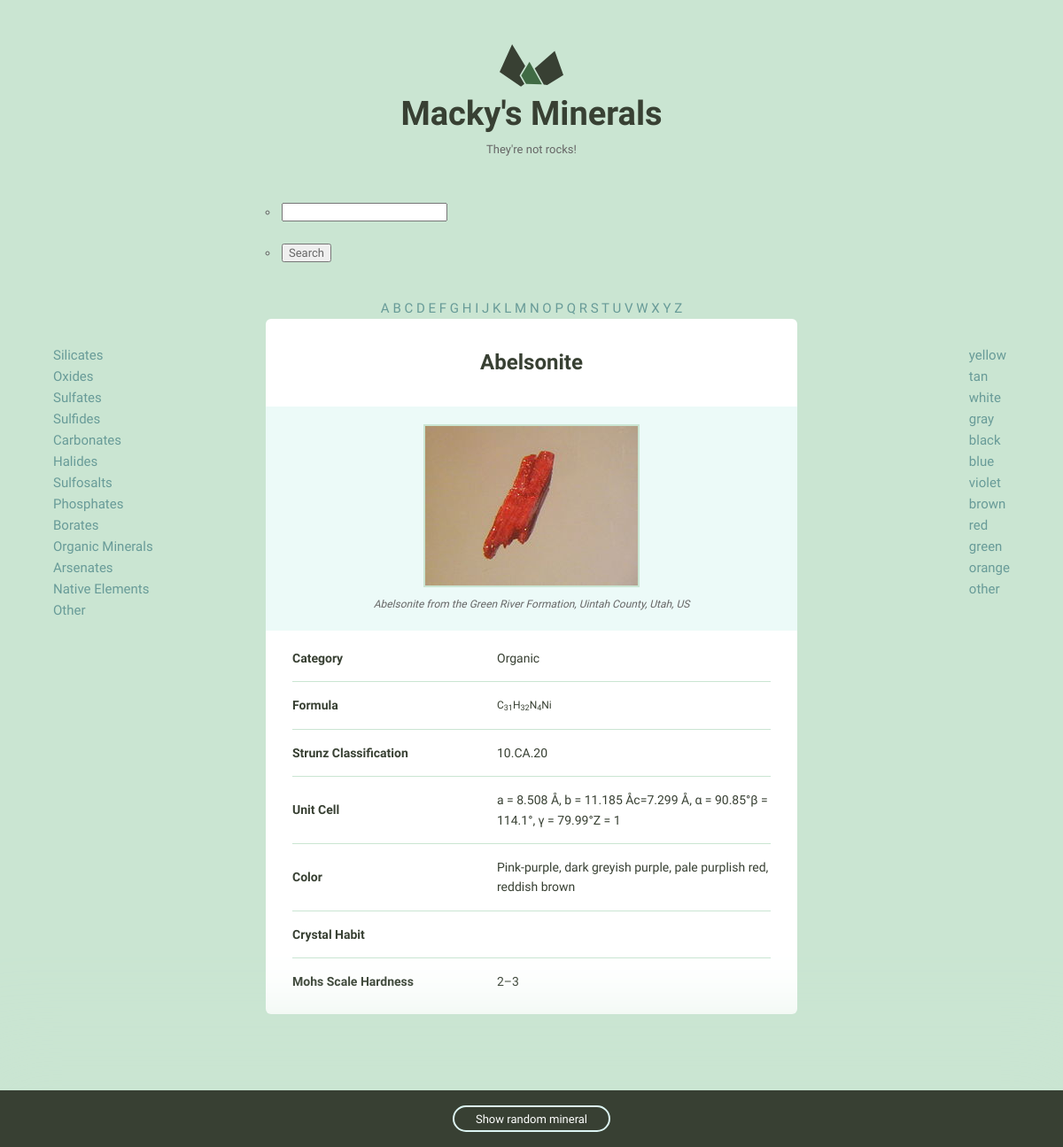
Page /detail/1/ on the committed database.
### minerals/models.py (models this page shows)
class Minerals(models.Model):
	name = models.CharField(default="", max_length=255)
	image_filename = models.CharField(default="", max_length=255)
	image_caption = models.CharField(default="", max_length=255)
	category = models.CharField(default="", max_length=255)
	formula = models.CharField(default="", max_length=255)
	strunz_classification = models.CharField(default="", max_length=255)
	crystal_system = models.CharField(default="", max_length=255)
	unit_cell = models.CharField(default="", max_length=255)
	color = models.CharField(default="", max_length=255)
	crystal_symmetry = models.CharField(default="", max_length=255)
	cleavage = models.CharField(default="", max_length=255)
	mohs_scale_hardness = models.CharField(default="", max_length=255)
	luster = models.CharField(default="", max_length=255)
	streak = models.CharField(default="", max_length=255)
	diaphaneity = models.CharField(default="", max_length=255)
	optical_properties = models.CharField(default="", max_length=255)
	group = models.CharField(default="", max_length=255)
	refractive_index = models.CharField(default="", max_length=255)
	crystal_habit = models.CharField(default="", max_length=255)
	specific_gravity = models.CharField(default="", max_length=255)
	def __str__(self):
		return 'Minerals - ' + self.name

### minerals/views.py (the view)
# urls.py: path('detail/<int:id>/', views.detail, name="detail"),
def detail(request, id):
    mineral = Minerals.objects.get(id=id)
    print("This is the mineral- {}".format(mineral))
    return render(request, 'detail.html', {'mineral': mineral})

### minerals/templatetags/clickables.py (called while the page is built)
@register.inclusion_tag('groups_clickables.html')
def groups_list(clickable=None):
    groups = ['Silicates', 'Oxides', 'Sulfates', 'Sulfides', 'Carbonates', 'Halides']
    groups += ['Sulfosalts', 'Phosphates', 'Borates', 'Organic Minerals', 'Arsenates']
    groups +=  ['Native Elements', 'Other']
    return {'groups': groups, 'clickable':clickable }

@register.inclusion_tag('colors_clickables.html')
def colors_list(clickable_C=None):
    colors = ["yellow", 'tan', 'white', 'gray', 'black', 'blue', 'violet']
    colors += ['brown', 'red', 'green', 'orange', 'other']
    return {'colors': colors, 'clickable_C': clickable_C }

@register.inclusion_tag('letters_clickables.html')
def letters_list(clickable_L=None):
    letters = 'ABCDEFGHIJKLMNOPQRSTUVWXYZ'
    return {'letters': letters, 'clickable_L': clickable_L }

@register.inclusion_tag('random_num.html')
def random_number():
    all_minerals = Minerals.objects.all()
    random_total = len(all_minerals)
    random_num = random.randint(1, random_total)
    return {'random_num': random_num}

### minerals/templates/detail.html
{% extends 'layout.html' %}
{% load clickables %}
{% load static %}
{% block body %}
    <div class="grid-100 mineral__container">
      <h1 class="mineral__name">{{ mineral.name }}</h1>
      <div class="mineral__image-bg">
        {% with 'images/'|add:mineral.name|add:'.jpg' as image_static %}
        <img class="mineral__image" src="{% static image_static %}">
        {% endwith %}
        <p class="mineral__caption">{{ mineral.image_caption }}</p>
      </div>
      <div class="mineral__table-container">
        <table class="mineral__table">
          <tr>
            <td class="mineral__category">Category</td>
            <td>{{ mineral.category }}</td>
          </tr>
          <tr>
            <td class="mineral__category">Formula</td>
            <td class="mineral__formula">{{ mineral.formula|safe }}</td>
          </tr>
          <tr>
            <td class="mineral__category">Strunz Classification</td>
            <td>{{ mineral.strunz_classification }}</td>
          </tr>
          <tr>
            <td class="mineral__category">Unit Cell</td>
            <td>{{ mineral.unit_cell }}</td>
          </tr>
          <tr>
            <td class="mineral__category">Color</td>
            <td>{{ mineral.color }}</td>
          </tr>
          <tr>
            <td class="mineral__category">Crystal Habit</td>
            <td>{{ mineral.crystal_habit }}</td>
          </tr>
          <tr>
            <td class="mineral__category">Mohs Scale Hardness</td>
            <td>{{ mineral.mohs_scale_hardness }}</td>
          </tr>
        </table>
      </div>
    </div>
  </div>
  <div class="minerals__random">
    {% random_number %}
  </div>
{% endblock %}

### minerals/templates/layout.html (shortened to what this page needs)
{% load staticfiles %}
{% load clickables %}
<!DOCTYPE html>
<html lang="en">
<head>
  <link rel="stylesheet" href="{% static 'css/global.css' %}">
</head>
<body>
	<section id='colors' >
		{% if clickable_C %}
    		{% colors_list clickable_C %}
    	{% else %}
    		{% colors_list %}
    	{% endif %}
    </section>
    <section id='groups' >
    	{% if clickable %}
			{% groups_list clickable %}
		{% else %}
			{% groups_list %}
		{% endif %}
	</section>
<div class="bounds bounds--small">
    <div class="grid-100">
      <a href="index.html">
       <a href="{% url 'minerals:home' %}">
        <h1 class="logo__name text-centered">Macky's Minerals</h1>
      </a>
      <p class="logo__text text-centered">They're not rocks!</p>
    </div>
    <section class="top-bar-right">
    	<form action="{% url 'minerals:search' %}" method="GET">
    		<ul class="menu">
    			<li><input type="search" name="q"></li>
    			<li><input type="submit" value="Search"></li>
    		</ul>
    	</form>
    </section>
    <section id='letters'>
    	{% if clickable_L %}
    		{% letters_list clickable_L %}
    	{% else %}
    		{% letters_list %}
    	{% endif %}
    </section>
{% block body %}
{% endblock %}
</body>
</html>

### minerals/templates/colors_clickables.html
{% for color in colors %}
	{% if clickable_C == color %}
    	<b><a class="bigger" href="{% url 'minerals:color' color=color %}">{{ color }}</a></b><br>
    {% else %}
    	<a href="{% url 'minerals:color' color=color %}">{{ color }}</a><br>
	{% endif %}
{% endfor %}

### minerals/templates/groups_clickables.html
{% for group in groups %}
	{% if group == clickable %}
		<b><a class="bigger" href="{% url 'minerals:group' group=group %}">{{ group }}</a></b><br>
	{% else %}
		<a href="{% url 'minerals:group' group=group %}">{{ group }}</a><br>
	{% endif %}
{% endfor %}

### minerals/templates/letters_clickables.html
{% for letter in letters %}
	{% if clickable_L == letter %}
    	<b><a class="bigger" href="{% url 'minerals:letter' letter=letter %}">{{ letter }}</a></b>
    {% else %}
		<a href="{% url 'minerals:letter' letter=letter %}">{{ letter }}</a>
	{% endif %}
{% endfor %}

### minerals/templates/random_num.html
	<a class="minerals__anchor" href="{% url 'minerals:detail' id=random_num %}">Show random mineral</a>

### minerals/static/css/global.css (style rules this page uses)
html { font-family: sans-serif; -ms-text-size-adjust: 100%; -webkit-text-size-adjust: 100%; }
body { margin: 0; }
article, aside, details, figcaption, figure, footer, header, hgroup, main, menu, nav, section, summary { display: block; }
a { background-color: transparent; }
h1 { font-size: 2em; margin: 0.67em 0; }
sub { font-size: 75%; line-height: 0; position: relative; vertical-align: baseline; bottom: -0.25em; }
img { border: 0; }
svg:not(:root) { overflow: hidden; }
input { color: inherit; font: inherit; margin: 0; }
input[type="reset"], input[type="submit"] { -webkit-appearance: button; cursor: pointer; }
input { line-height: normal; }
input[type="search"] { -webkit-appearance: textfield; -moz-box-sizing: content-box; -webkit-box-sizing: content-box; box-sizing: content-box; }
table { border-collapse: collapse; border-spacing: 0; }
td, th { padding: 0; }
html { font-size: 62.5%; }
body { background-color: #CAE5D2; font-size: 1.5em; line-height: 1.6; font-weight: 400; font-family: "Cousine"; color: #666; }
.bounds { max-width: 800px; margin: 0 auto; padding: 50px 0 150px; overflow: hidden; }
.bounds--small { max-width: 600px; padding: 50px 10px 150px; }
.grid, .grid-5, .grid-10, .grid-15, .grid-20, .grid-25, .grid-30, .grid-33, .grid-35, .grid-40, .grid-45, .grid-50, .grid-55, .grid-60, .grid-65, .grid-66, .grid-70, .grid-75, .grid-80, .grid-90, .grid-95, .grid-100 { float: left; box-sizing: border-box; position: relative; }
.grid-100 { width: 100%; padding: 0 15px; }
h1, h2, h3, h4, h5, h6 { margin-top: 0; margin-bottom: 2rem; font-weight: bold; font-family: "Work Sans", sans-serif; color: #384033; }
h1 { font-size: 3.8rem; }
@media (min-width: 550px) { h1 { font-size: 3.8rem; } }
p { margin-top: 0; font-size: 1.6rem; }
a { color: #689b98; text-decoration: none; -webkit-transition: color 0.2s; -moz-transition: color 0.2s; -ms-transition: color 0.2s; -o-transition: color 0.2s; transition: color 0.2s; }
ul { list-style: circle inside; padding-left: 0; margin-top: 0; }
li { margin-bottom: 1rem; font-size: 1.3rem; }
th, td { padding: 15px; text-align: left; border-bottom: 1px solid #e1e1e1; }
th:first-child, td:first-child { padding-left: 0; }
th:last-child, td:last-child { padding-right: 0; }
input { margin-bottom: 1.5rem; }
table, p, ul { margin-bottom: 2.5rem; }
.text-centered { text-align: center; }
.logo { display: block; fill: #384033; position: relative; margin: 0 auto; width: 72px; }
.logo__name { margin-bottom: 0; }
.logo__text { margin-bottom: 50px; font-size: 13px; }
.minerals__anchor { border: solid 2px #DCF5F2; border-radius: 100px; color: #384033; display: block; font-size: 13px; text-align: center; padding: 8px 0 7px 0; width: 100%; transition: background-color 200ms ease-in-out, font-weight 200ms ease-in-out, color 200ms ease-in-out; }
.minerals__random { background-color: #384033; box-shadow: 0 0 100px 50px #CAE5D2; color: #fff; padding: 20px 0 20px 0; position: fixed; bottom: 0; text-align: center; width: 100%; }
.minerals__random .minerals__anchor { display: inline; color: #fff; padding: 6px 24px 5px 24px; }
.mineral__container { background-color: #fff; border-radius: 6px; list-style: none; padding: 0; text-align: center; }
.mineral__name { display: block; width: 100%; margin: 0; font-size: 24px; padding: 30px 0 30px 0; }
.mineral__image { display: block; margin: 0 auto; border: solid 2px #CAE5D2; }
.mineral__image-bg { background-color: #ecfaf8; padding: 20px 0; }
.mineral__caption { font-size: 12px; font-style: italic; padding: 10px 0 0 0; margin: 0; }
.mineral__table { font-size: 14px; color: #384033; }
.mineral__table td { border-color: #CAE5D2; }
.mineral__table tr:last-of-type td { border-bottom: none; padding-bottom: 0; }
.mineral__table-container { padding: 5px 30px 0; }
.mineral__category { font-weight: bold; width: 40%; }
.mineral__formula { font-size: 12px; }
#groups { position: fixed; top: 30%; left: 5%; }
#colors { position: fixed; top: 30%; right: 5%; }
#letters { text-align: center; }

### rows in the picture
Minerals: name "Abelsonite", image_caption "Abelsonite from the Green River Formation, Uintah County, Utah, US", category "Organic", formula "C 31 H 32 N 4 Ni", strunz_classification "10.CA.20", unit_cell "a = 8.508 Å, b = 11.185 Åc=7.299 Å, α = 90.85°β = 114.1°, γ = 79.99°Z = 1", color "Pink-purple, dark greyish purple, pale purplish red, reddish brown", mohs_scale_hardness "2–3"

### other values in the picture
{{ color }} "yellow" "tan" "white" "gray" "black" "blue" "violet" "brown" "red" "green" "orange" "other"
{{ group }} "Silicates" "Oxides" "Sulfates" "Sulfides" "Carbonates" "Halides" "Sulfosalts" "Phosphates" "Borates" "Organic Minerals" "Arsenates" "Native Elements" "Other"
{{ letter }} "A" "B" "C" "D" "E" "F" "G" "H" "I" "J" "K" "L" "M" "N" "O" "P" "Q" "R" "S" "T" "U" "V" "W" "X" "Y" "Z"
